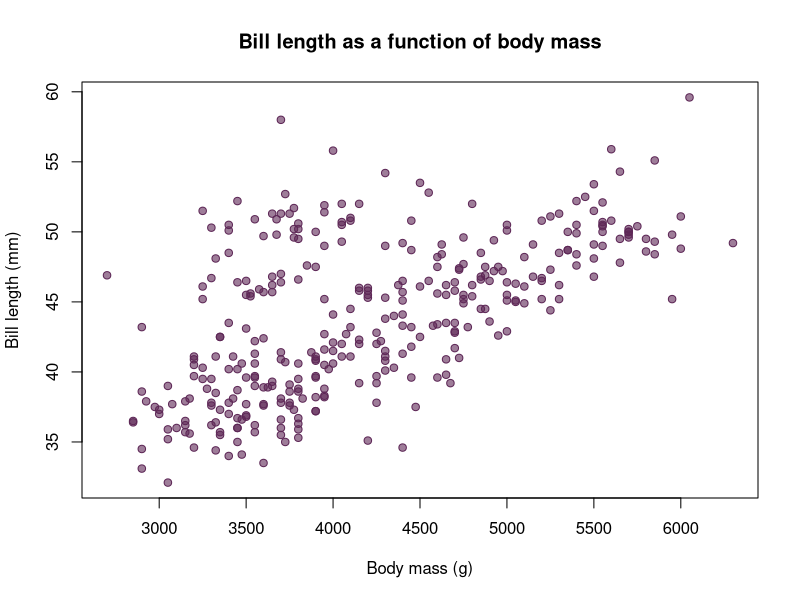

Recreate this plot in R.
## ---- chunk 1
knitr::opts_chunk$set(echo = TRUE)
library(palmerpenguins)
## ---- chunk 2
plot(x = penguins$body_mass_g,
     y = penguins$bill_length_mm,
     main = "Bill length as a function of body mass",
     xlab = "Body mass (g)",
     ylab = "Bill length (mm)",
     col = "#5d2756",
     bg = "#5d275699",
     pch = 21)
